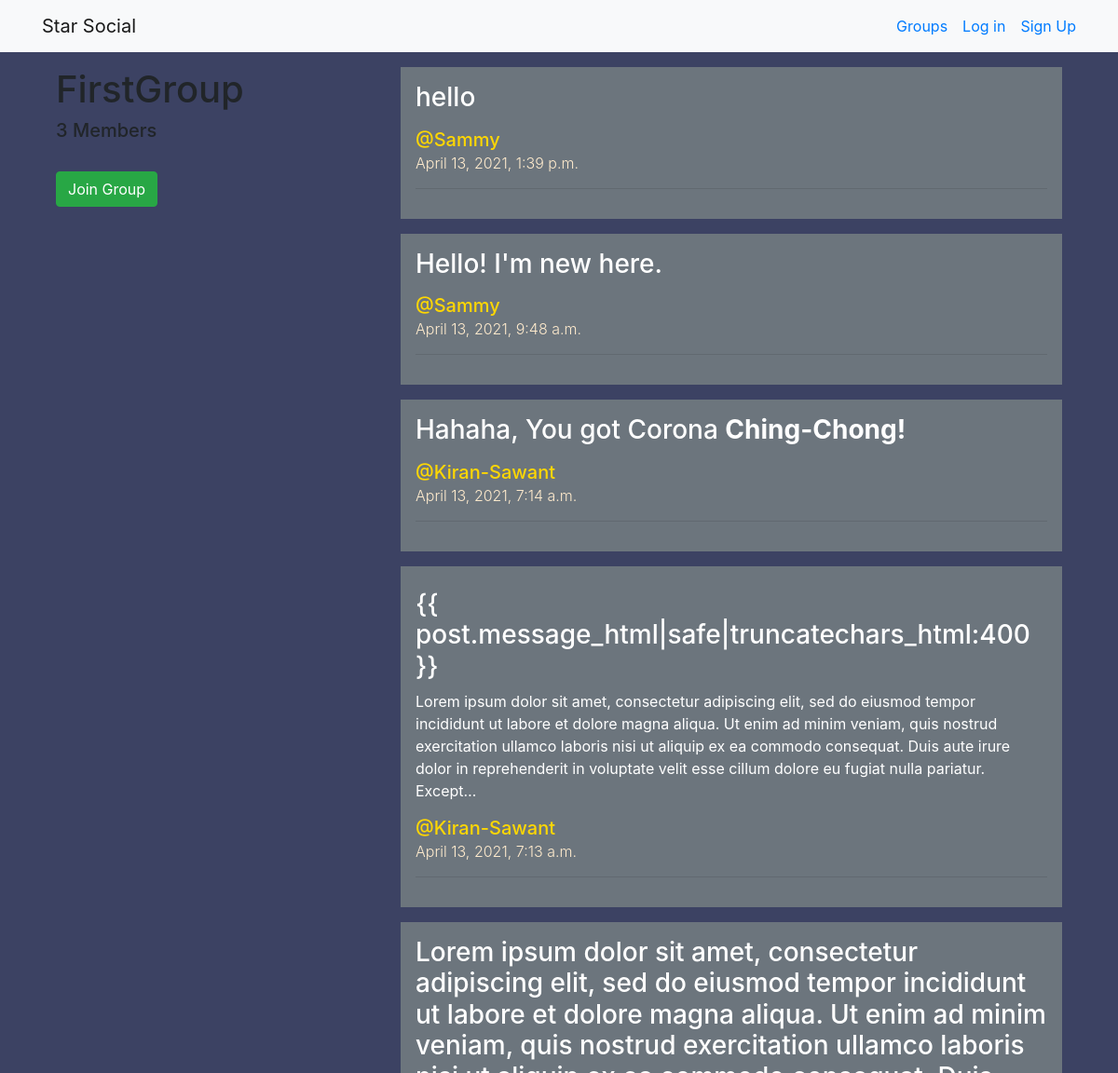
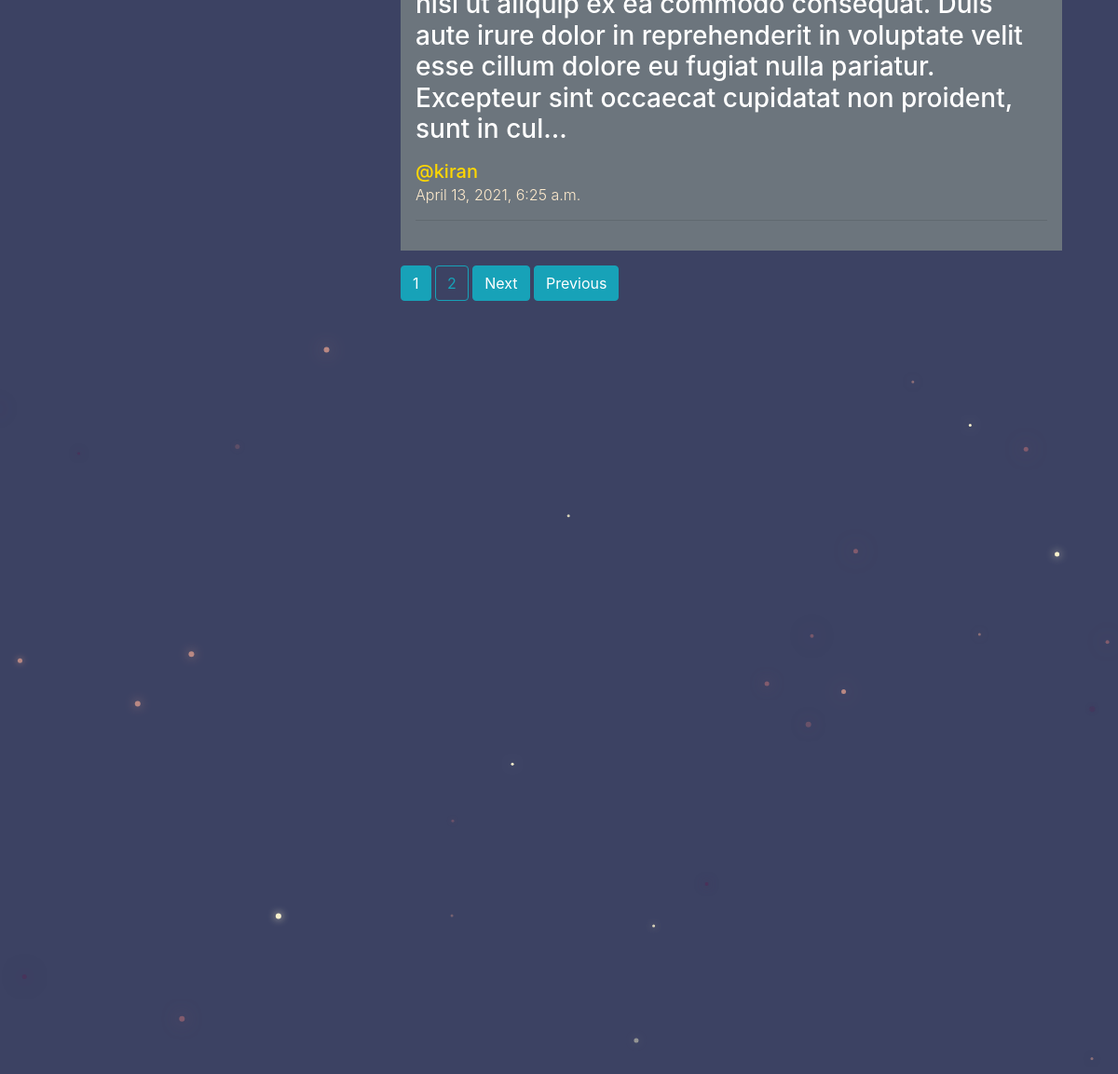
The page /groups/posts/in/firstgroup/ on the database its author committed (2 pictures, top to bottom).
### groups/models.py (models this page shows, shortened)
class Group(models.Model):
    name = models.CharField(max_length=255, unique=True)
    slug = models.SlugField(allow_unicode=True, unique=True)
    description = models.TextField(blank=True, default='')
    description_html = models.TextField(editable=False, default='', blank=True)
    members = models.ManyToManyField(User, through='GroupMember')

### posts/models.py (models this page shows, shortened)
class Post(models.Model):
    user = models.ForeignKey(User, related_name='posts', on_delete=models.CASCADE)
    created_on = models.DateTimeField(auto_now=True)
    message = models.TextField()
    message_html = models.TextField(editable=False)
    group = models.ForeignKey(Group, related_name='posts', null=True, blank=True, on_delete=models.CASCADE)
    class Meta:
        ordering = ['-created_on']
        unique_together = ['user', 'message']

### groups/views.py (the view)
# urls.py: re_path(r'^posts/in/(?P<slug>[-\w]+)/$', views.SingleGroup.as_view(), name='single'),
class SingleGroup(gen.DetailView, MultipleObjectMixin):
    model = models.Group
    paginate_by = 5
    def get_context_data(self, **kwargs):
        object_list = Post.objects.filter(group=self.object)
        context = super(SingleGroup, self).get_context_data(object_list=object_list, **kwargs)
        return context

### groups/templates/groups/group_detail.html (shortened to what this page needs)
{% extends "groups/group_base.html" %}
{% block pregroup %}
    <div class="col-md-4 mt-3">
        <h1>{{ group.name }}</h1>
        <h5>{{group.members.count}} Member{{group.members.count|pluralize}}</h5>
        <br>
        <div class="content">
            {% if user in group.members.all %}
                <a href="{% url 'groups:leave' slug=group.slug %}" class="btn btn-warning">Leave Group</a>
            {% else %}
                <a href="{% url 'groups:join' slug=group.slug %}" class="btn btn-success">Join Group</a>
            {% endif %}
        </div>
    </div>
{% endblock %}
{% block group_content %}
    <div class="col-md-8 mt-3">
        {% if group.posts.count == 0 %}
            <h2>No posts in this Group yet...</h2>
        {% else %}
            {% for post in object_list %}
                <a href="{% url 'posts:single' username=post.user.username pk=post.id %}" style="color: white;">
                    {% include "posts/_post.html" with hide_delete=True %}
                </a>
            {% endfor %}
            {% if is_paginated %}
                {% for num in page_obj.paginator.page_range %}
                    {% if page_obj.number == num %}
                        <a class='btn btn-info mb-4'href="?page={{ num }}">{{ num }}</a>
                    {% elif  num > page_obj.number|add:'-3' and num < page_obj.number|add:'3' %}
                        <a class='btn btn-outline-info mb-4'href="?page={{ num }}">{{ num }}</a>
                    {% endif %}
                {% endfor %}
                {% if page_obj.has_next %}
                    <a class='btn btn-info mb-4'href="?page={{ page_ob.next_page_number }}">Next</a>
                    <a class='btn btn-info mb-4'href="?page={{ page_obj.paginator.num_pages }}">Previous</a>
                {% endif %}
            {% endif %}
        {% endif %}
    </div>
{% endblock %}

### posts/templates/posts/_post.html (shortened to what this page needs)
<div class="post media mb-3 bg-secondary p-3">
    <div class="media-body">
        {% if not trunc %}
            <h3>{{ post.message_html|safe|truncatechars_html:400 }}</h3>
        {% else %}
            <h3>{{ post.message_html|safe }}</h3>
        {% endif %}
        <h5>
            <span class="username">
                <a style="color: gold;" href="{% url 'posts:for_user'  username=post.user.username %}">
                    @{{post.user.username}}
                </a>
            </span><br>
            <time class="time">
                <a href="{% url 'posts:single' username=post.user.username pk=post.pk %}">
                    <small class="font-weight-light" style="color: blanchedalmond;">{{ post.created_on }}</small>
                </a>
            </time>
        </h5>
        <hr>
    </div>
</div>

### static/starsocial/CSS/master.css (style rules this page uses)
body { margin: 0; overflow: scroll; background-color: rgba(2, 10, 53, 0.767); }

### rows shown on the page
Group: name "FirstGroup", members.count "3"
Post: message_html "hello", user.username "Sammy", created_on "April 13, 2021, 1:39 p.m."
Post: message_html "Hello! I'm new here.", user.username "Sammy", created_on "April 13, 2021, 9:48 a.m."
Post: message_html "Hahaha, You got Corona Ching-Chong!", user.username "Kiran-Sawant", created_on "April 13, 2021, 7:14 a.m."
Post: message_html "{{ post.message_html|safe|truncatechars_html:400 }} Lorem ipsum dolor sit amet, consectetur adipiscing elit, sed do eiusmod tempor incididunt ut labore et dolore magna aliqua. Ut enim ad minim veniam, quis nostrud exercitation ullamco laboris nisi ut aliquip ex ea commodo consequat. Duis aute irure dolor in reprehenderit in voluptate velit esse cillum dolore eu fugiat nulla pariatur. Except…", user.username "Kiran-Sawant", created_on "April 13, 2021, 7:13 a.m."
Post: message_html "Lorem ipsum dolor sit amet, consectetur adipiscing elit, sed do eiusmod tempor incididunt ut labore et dolore magna aliqua. Ut enim ad minim veniam, quis nostrud exercitation ullamco laboris nisi ut aliquip ex ea commodo consequat. Duis aute irure dolor in reprehenderit in voluptate velit esse cillum dolore eu fugiat nulla pariatur. Excepteur sint occaecat cupidatat non proident, sunt in cul…", user.username "kiran", created_on "April 13, 2021, 6:25 a.m."

### other values the page prints
{{ num }} "1"
{{ num }} "2"
